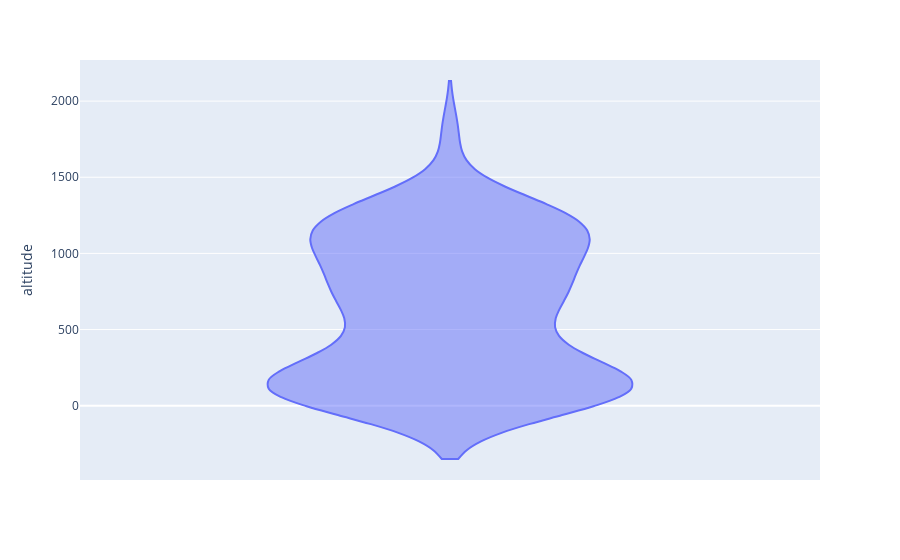

Notebook source saved alongside this figure:
### Code cell
import plotly.express as px

#fig = px.violin(df_imputed, y="density", x="Class", color="Class", box=True, points="all",
 #         hover_data=data.columns)
fig = px.violin(df_imputed, y="altitude")
fig.show()

sns.boxplot(x="altitude", data = df_imputed)

### Figure 1 — Plotly figure (JSON) as saved in the notebook; plotly's stock layout.template omitted (floating-point values rounded to 4 significant figures; data arrays with more than 128 entries replaced by an {"elided": "..."} marker saying what was removed)
{"data": [{"alignmentgroup": "True", "box": {"visible": false}, "hovertemplate": "altitude=%{y}<extra></extra>", "legendgroup": "", "marker": {"color": "#636efa"}, "name": "", "offsetgroup": "", "orientation": "v", "scalegroup": "True", "showlegend": false, "type": "violin", "x0": " ", "xaxis": "x", "y": {"elided": "189 float values"}, "y0": " ", "yaxis": "y"}], "layout": {"legend": {"tracegroupgap": 0}, "margin": {"t": 60}, "violinmode": "group", "xaxis": {"anchor": "y", "domain": [0, 1]}, "yaxis": {"anchor": "x", "domain": [0, 1], "title": {"text": "altitude"}}}}
